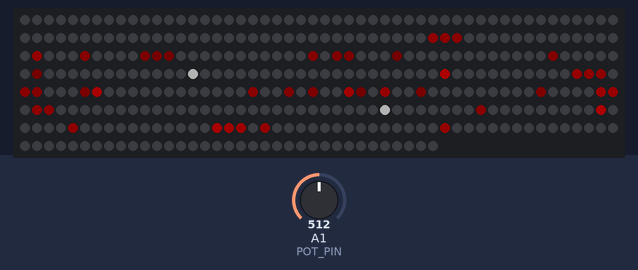
A sketch run on a simulated Arduino Uno, built with avr-gcc and run on an emulated ATmega328P. On the bench: 385 RGB LEDs in strip order, left to right, continuing on the next row. The inputs (shaded band) are chosen by the test bench; at power-on: A1 (POT_PIN) = 512. Dim RGB values are drawn brighter than linear; random numbers use the default seed unless the sketch sets one; what the sketch prints to the serial monitor is not drawn.

Above: at 1.28 s.
1.3 s: A1 (POT_PIN) set to 93
4.3 s: A1 (POT_PIN) set to 306
At 7.08 s:
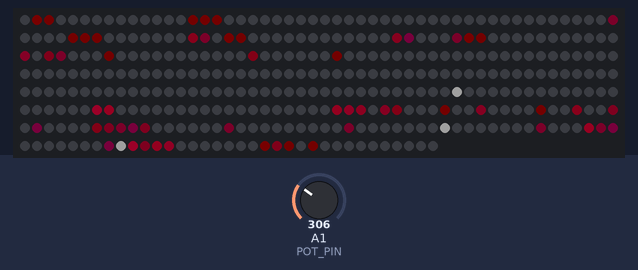
7.3 s: A1 (POT_PIN) set to 122
At 7.98 s:
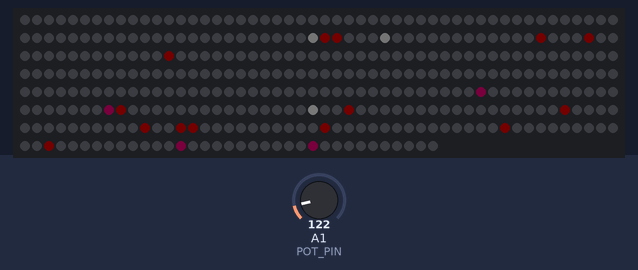
10.2 s: A1 (POT_PIN) set to 0
At 10.29 s:
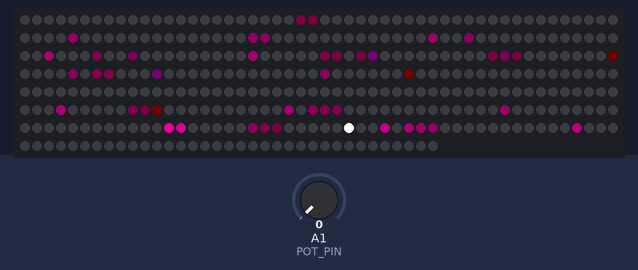

The sketch:

LED_Mask.ino
```cpp
/* THIS IS THE FINAL VERSION OF THIS. REMOVED EVERYTHING BUT THE TREES. NO POT OR BUTTON ON THIS VERSION */


#ifdef __arm__
// should use uinstd.h to define sbrk but Due causes a conflict
extern "C" char* sbrk(int incr);
#else  // __ARM__
extern char *__brkval;
#endif  // __arm__

int freeMemory() {
  char top;
#ifdef __arm__
  return &top - reinterpret_cast<char*>(sbrk(0));
#elif defined(CORE_TEENSY) || (ARDUINO > 103 && ARDUINO != 151)
  return &top - __brkval;
#else  // __arm__
  return __brkval ? &top - __brkval : &top - __malloc_heap_start;
#endif  // __arm__
}

//#include <Adafruit_NeoPixel.h> // 790 bytes
#include <WS2812.h> //783 bytes


// Which pin on the Arduino is connected to the NeoPixels?
#define LED_PIN        6 // On Trinket or Gemma, suggest changing this to 1
#define buttonPin 2
#define MIC_PIN A0
#define POT_PIN A1
#define FLIP_SCREEN true // flip the screen up/down

#define MaxX  24
#define MaxY  20

// How many NeoPixels are attached to the Arduino?
#define NUMPIXELS 385 // Each pixel needs about 3 bytes, so 256 pixels means 768 bytes a bit over 1/3 of the memory on an Uno
int MaxBright = 255; // 0 - 255


#define HUE_ROTATION 0.3; // how quickly we rotate through hues (0.2 is a good number)
#define SPEED 50 // smaller is faster (number of miliseconds between frame, 32 is pretty quick)


// NEW TREE DEFINES

#define MAX_BRANCH_LENGTH 18 // length of branch before it fades 18 is a good number
#define MAX_BRANCHES 15 // Each tree takes about 5 bytes. 20 is a good number
#define TREE_GENERATION_SPEED 15 // speed that new trees are created (smaller is faster) 15 is a good number
#define LOOP_HORZONTAL false
#define WHITE_HEADS true // show a white pixel at the top of each branch
#define JUDDER_REDUCTION 6 // amount to increase chances of trees moving upward (2 means 50/50 chance that the branch won't move up on a particualr frame) 6 is a good number
#define TREE_TYPE 0 // 0 = organic, 1 = digital


int currentSpeed = SPEED;

int lastTreeCreated = 0;

// FACE DEFINES
int facePosX = 0;
int facePosY = 0;

WS2812 LED(NUMPIXELS);
cRGB value;


extern const uint8_t gamma8[];
extern const unsigned char randomnum[];

int debounce = -10;
int buttonState = 0;
int pixelOn = 0;


float globalHue = 0;
unsigned long my_time = 0;
unsigned long next_time = 0;


int getRnd(int rndLoc) {
  rndLoc = rndLoc % 64;
  return randomnum[rndLoc];
}

int rgb_colors[3];

void getRGB(int hue, int sat, int val, int colors[3]);
int getPixelLoc(int x, int y);
void setPixelColor(int loc, int r, int b, int g);


class tree_vector {
  public:
    unsigned char x;
    boolean inUse = false;

    tree_vector(int newtype);
    void render();
    void step();
    boolean isAvailable();
    void spawn(int xPos);
    void destroy();

  private:
    //unsigned char branchGrowthPos[MAX_BRANCH_LENGTH + MaxY]; // make storage for where the branch is going to grow
    unsigned char branchLength = 0;
    unsigned char branchHeight = 0;
    unsigned char luminanceAdj = 100;
    unsigned char startRnd = 0;
    //unsigned char branchAge = 0;

};

tree_vector::tree_vector(int newtype) {
  // type = newtype;
  inUse = false;
}
void tree_vector::spawn(int xPos) {
  x = xPos;
  branchLength = branchHeight = 0;
  luminanceAdj = (rand() % 3) * 25 + (100 - (25 * 2));
  inUse = true;
  startRnd = (rand() % 64);
  //Serial.println("spawn");
}

boolean tree_vector::isAvailable() {
  return !inUse;
}

void tree_vector::render() {
  // render this branch if its inUse
  if (inUse) {
    int rgb_colors[3];
    int tempX, tempY, offsetX, offsetY;
    float tempLum, increment;
    boolean showPixel;
    int rndLoc = startRnd;
    int rndLookup;
    tempX = x;
    tempY = 0;
    tempLum = 0;
    increment = 255 / (float) MAX_BRANCH_LENGTH;
    tempLum = (float)(MAX_BRANCH_LENGTH - branchLength) * increment; // set the starting Luminance (could be negative)

    //Serial.println(" ");
    //Serial.println("------------------");
    for (int i = 0; i <= branchLength; i++) {
      rndLoc += 7;
      showPixel = true;
      //Serial.println("--------");
      //Serial.println(i);
      if (tempLum > -25) {
        //Serial.println(tempLum);
        if (tempX >= MaxX) {
          if (LOOP_HORZONTAL) {
            tempX = tempX - MaxX;
          } else {
            showPixel = false;
          }
        }
        if (tempX < 0 ) {
          if (LOOP_HORZONTAL) {
            tempX = tempX + MaxX;
          } else {
            showPixel = false;
          }
        }
        if (tempY >= MaxY) {
          showPixel = false;
        }
        if (tempY < 0) {
          showPixel = false;
        }
        if (i > branchHeight && branchHeight != 0) {
          showPixel = false;
        }
        if (showPixel) {
          // Serial.println(tempLum);
          if (tempLum > 250 && WHITE_HEADS && luminanceAdj > 70) {
            rgb_colors[0] = rgb_colors[1] = rgb_colors[2] = MaxBright * luminanceAdj / 100;
          } else if (tempLum < 1) {
            rgb_colors[0] = rgb_colors[1] = rgb_colors[2] = 0;
          } else {
            getRGB((int)globalHue, 255, (int) (tempLum * luminanceAdj / 100 * MaxBright / 255), rgb_colors);
          }
          setPixelColor(getPixelLoc(tempX, tempY), pgm_read_byte(&gamma8[rgb_colors[0]]), pgm_read_byte(&gamma8[rgb_colors[1]]), pgm_read_byte(&gamma8[rgb_colors[2]]));
        } else {
          if (branchHeight > i || branchHeight == 0) {
            branchHeight = i;
          } // set to the last item that is off screen
        }
      }
      tempLum += increment; // add brightness into our pixels
      if (branchLength > i && i < MAX_BRANCH_LENGTH + MaxY) {
        // for all but the last branchPart
        if (TREE_TYPE == 0) {  // organic look
          offsetX = getRnd(rndLoc) % 3;
          offsetY = ceil((float)(getRnd(rndLoc + 1) % (JUDDER_REDUCTION + 1)) / JUDDER_REDUCTION) + 1;
          if (offsetX == 0 && offsetY == 1) {
            offsetY++;
          }
          tempX += offsetX - 1;
          tempY += offsetY - 1;


        } else if (TREE_TYPE == 1) { // digital look
          offsetX = getRnd(rndLoc) % 7;
          offsetY = 0;
          offsetX--;
          if (offsetX == 0 || offsetX > 1) {
            offsetY = 1;
            offsetX = 0;
          }
          rndLookup = rndLoc + 2;
          while (getRnd(rndLookup) % 3 > 0) {
            offsetX = getRnd(rndLookup - 2) % 7;
            offsetY = 0;
            offsetX--;
            if (offsetX == 0 || offsetX > 1) {
              offsetY = 1;
              offsetX = 0;
            }
            rndLookup -= 7;
          }
          tempX += offsetX;
          tempY += offsetY;
          /*Serial.print(offsetX);
            Serial.print("/");
            Serial.print(offsetY);
            Serial.print(" : ");*/

        }
      }
    }
  }
  if (branchHeight + MAX_BRANCH_LENGTH < branchLength && branchHeight != 0) {
    // the entire branch is offscreen now
    destroy(); // destroy this branch
  }

}

void tree_vector::step() {
  if (branchLength < MAX_BRANCH_LENGTH + MaxY) {
    //   branchGrowthPos[branchLength] = (newX << 4) | newY;
  } else {
    if (branchHeight == 0) {
      branchHeight = branchLength; // if we're still on screen, but exceeded our space we need to mark it as "complete"
    }
  }
  branchLength++;
}

void tree_vector::destroy() {
  branchLength = 0;
  //branchAge = 0;
  branchHeight = 0;
  inUse = false;
}

tree_vector* TreeVect[MAX_BRANCHES];

void tree_mode() {
  if (rand() % TREE_GENERATION_SPEED < lastTreeCreated) {
    //Serial.println("attempting to create branch");
    generate_branch();
    lastTreeCreated = 0;
  }
  for (int i = 0; i < MAX_BRANCHES; i++) {
    TreeVect[i]->step();
    TreeVect[i]->render();
  }
  lastTreeCreated++;
}

void generate_branch() {
  //generate_branch
  boolean branch_generated = false;
  int xPos = rand() % MaxX;
  for (int i = 0; i < MAX_BRANCHES; i++) {
    if (TreeVect[i]->isAvailable()) {
      TreeVect[i]->spawn(xPos);
      branch_generated = true;
      if ( rand() % 5 > 0 || TREE_TYPE > 0) {
        break;
      }
    }
  }
  if (!branch_generated) {
    //Serial.println("ran out of available branches");
  }
}


//tree_vector TreeVect[1] = {tree_vector(UNUSED_BRANCH)};


void setup() {

  randomSeed(10); // we should find a better seed for this (mic maybe)


  LED.setOutput(LED_PIN);
  Serial.begin(115200);

  for (int i = 0; i < MAX_BRANCHES; i++) {
    TreeVect[i] = new tree_vector(3);
  }

  clearPixels(); // Set all pixel colors to 'off'
  next_time = millis();

  Serial.println("--------------------------------------------");
  Serial.print(" Memory for screen : ");
  Serial.println(NUMPIXELS * 3);
  Serial.print(" Memory for trees : ");
  Serial.println(5 * MAX_BRANCHES);
  Serial.print(" TOTAL  : ");
  Serial.print((5 * MAX_BRANCHES + NUMPIXELS * 3) / 20.48);
  Serial.println("%");
  Serial.println("--------------------------------------------");
  Serial.print(" Available Memory : ");
  Serial.print(freeMemory() / 20.48);
  Serial.print("% (");
  Serial.print(freeMemory());
  Serial.println(" bytes)");
  Serial.println("--------------------------------------------");


}

int getPixelLoc(int x, int y) {

  /*
  THIS IS FOR A STANDARD NEOPIXEL MATRIX

 int loc;

 x = (x + (MaxX * 10)) % MaxX;
  y = (y + (MaxY * 10)) % MaxY;
  loc = x * MaxY;
  if (x % 2 == 1) {
    //odd row
    loc += MaxY - y - 1;
  } else {
    //even row
    loc += y;
  }

   //Serial.println(loc);
  return loc;

  */

  // HANDLE SCREEN ROTATION
  switch (FLIP_SCREEN){
      case 1:
        // UP
        y = MaxY - y;
        break;


  }


  // THIS IS MY MASK LAYOUT
  int JLEDstart[25] = {0, 11, 23, 35, 49, 64, 80, 97, 115, 134, 153, 173, 193, 213, 233, 252, 270, 288, 305, 321, 336, 350, 362, 374,386}; // STARTING LED NUMBER FOR EACH COLUMN
  short JLEDoffset[24] = {2, 2, 2, 1, 1, 1, 1, 0, 0, 0, 0, 0, 0, 0, 0, 0, 0, 1, 1, 1, 1, 2, 2, 2}; // OFFSET FOR EACH COLUMN (how far down to the first actual LED

  int JLEDnumber = y-JLEDoffset[x]; // Rough estimate by taking my Y and subtracting the offset (basically aligns the vertical).
  if (JLEDnumber > -1){ // make sure we're not trying to write to a pixel in the dead area above the column
    JLEDnumber+=JLEDstart[x]; // add in the start position to get the actual pixel number
    if (JLEDnumber > JLEDstart[x+1]){ // make sure that it's not in the dead area under the column (if the LED number is in the next column, then we shouldn't be writing to it
      return -1; // return -1 for pixels we can ignore
    }
    return JLEDnumber;
  } else {
    return -1;
  }
 }


void setPixelColor(int loc, int r, int b, int g) {
  //.pixels.setPixelColor(loc, pixels.Color(r,g,b));
  if (loc > -1 && loc < NUMPIXELS){ // only load this in if it's a valid LED
    value.r = r;
    value.g = g;
    value.b = b;
    LED.set_crgb_at(loc, value);
  }
}

void showPixels() {
  //pixels.show();
  LED.sync();
  //*LED.ws2812_port_reg |= LED.pinMask;
  //LED.ws2812_sendarray_mask(LED.pixels,3*LED.count_led,LED.pinMask,(uint8_t*) LED.ws2812_port,(uint8_t*) LED.ws2812_port_reg );
}

void clearPixels() {
  //pixels.clear();
  value.r = value.g = value.b = 0;
  for (int i = 0; i < NUMPIXELS; i++)
  {
    LED.set_crgb_at(i, value);
  }
  // Sends the data to the LEDs
  LED.sync();
}

void test_mode() {
  int rgb_colors[3];
  getRGB((int)globalHue, 255, MaxBright, rgb_colors);


  setPixelColor(getPixelLoc(rand() % MaxX, rand() % MaxY), pgm_read_byte(&gamma8[rgb_colors[0]]), pgm_read_byte(&gamma8[rgb_colors[1]]), pgm_read_byte(&gamma8[rgb_colors[2]]));
  setPixelColor(getPixelLoc(rand() % MaxX, rand() % MaxY), 0, 0, 0);

}


/****************************************************************************************
 *                                                                                      *
                                         MAIN LOOP
 *                                                                                      *
 ****************************************************************************************/

void loop() {

  my_time = millis();
  if (next_time < my_time) {
    next_time = my_time + currentSpeed;

    globalHue += HUE_ROTATION;
    if (globalHue < 0 ) {
      globalHue += 360;
    }
    if (globalHue > 359) {
      globalHue -= 360;
    }
    //Serial.println(globalHue);

    tree_mode();


    MaxBright = (analogRead(POT_PIN) / 2.5);
    if (MaxBright > 255 || analogRead(POT_PIN) == 0) { // use pot to control brightness. If it's disconnected just set to max.
      MaxBright = 255;
    }

    //Serial.println(potVal);

    showPixels();   // Send the updated pixel colors to the hardware.
    currentSpeed = SPEED;
  }
}


void getRGB(int hue, int sat, int val, int colors[3]) {
  /* convert hue, saturation and brightness ( HSB/HSV ) to RGB
     The dim_curve is used only on brightness/value and on saturation (inverted).
     This looks the most natural.
  */
  val = (val + 256 * 10) % 256; // normalize the values (make sure they're in the 0-255 range
  sat = (sat + 256 * 10) % 256; // normalize the values (make sure they're in the 0-359 range
  hue = (hue + 360 * 10) % 360; // normalize the values (make sure they're in the 0-255 range
  int r;
  int g;
  int b;
  int base;

  if (sat == 0) { // Acromatic color (gray). Hue doesn't mind.
    colors[0] = val;
    colors[1] = val;
    colors[2] = val;
  } else  {

    base = ((255 - sat) * val) >> 8;

    switch (hue / 60) {
      case 0:
        r = val;
        g = (((val - base) * hue) / 60) + base;
        b = base;
        break;

      case 1:
        r = (((val - base) * (60 - (hue % 60))) / 60) + base;
        g = val;
        b = base;
        break;

      case 2:
        r = base;
        g = val;
        b = (((val - base) * (hue % 60)) / 60) + base;
        break;

      case 3:
        r = base;
        g = (((val - base) * (60 - (hue % 60))) / 60) + base;
        b = val;
        break;

      case 4:
        r = (((val - base) * (hue % 60)) / 60) + base;
        g = base;
        b = val;
        break;

      case 5:
        r = val;
        g = base;
        b = (((val - base) * (60 - (hue % 60))) / 60) + base;
        break;
    }

    colors[0] = r;
    colors[1] = g;
    colors[2] = b;
  }
}

const unsigned char randomnum[] = {229, 55, 137, 246, 237, 162, 73, 119, 181, 32, 30, 10, 142, 242, 208, 32, 120, 75, 34, 37, 7, 133, 16, 190, 53, 147, 50, 82, 110, 11, 76, 47, 235, 233, 61, 232, 189, 252, 37, 105, 66, 73, 225, 24, 33, 35, 161, 195, 45, 135, 189, 138, 32, 103, 166, 250, 118, 217, 54, 113, 51, 221, 124, 142};

const uint8_t PROGMEM gamma8[] = {
  0,  0,  0,  0,  0,  0,  0,  0,  0,  0,  0,  0,  0,  0,  0,  0,
  0,  0,  0,  0,  0,  0,  0,  0,  0,  0,  0,  0,  1,  1,  1,  1,
  1,  1,  1,  1,  1,  1,  1,  1,  1,  2,  2,  2,  2,  2,  2,  2,
  2,  3,  3,  3,  3,  3,  3,  3,  4,  4,  4,  4,  4,  5,  5,  5,
  5,  6,  6,  6,  6,  7,  7,  7,  7,  8,  8,  8,  9,  9,  9, 10,
  10, 10, 11, 11, 11, 12, 12, 13, 13, 13, 14, 14, 15, 15, 16, 16,
  17, 17, 18, 18, 19, 19, 20, 20, 21, 21, 22, 22, 23, 24, 24, 25,
  25, 26, 27, 27, 28, 29, 29, 30, 31, 32, 32, 33, 34, 35, 35, 36,
  37, 38, 39, 39, 40, 41, 42, 43, 44, 45, 46, 47, 48, 49, 50, 50,
  51, 52, 54, 55, 56, 57, 58, 59, 60, 61, 62, 63, 64, 66, 67, 68,
  69, 70, 72, 73, 74, 75, 77, 78, 79, 81, 82, 83, 85, 86, 87, 89,
  90, 92, 93, 95, 96, 98, 99, 101, 102, 104, 105, 107, 109, 110, 112, 114,
  115, 117, 119, 120, 122, 124, 126, 127, 129, 131, 133, 135, 137, 138, 140, 142,
  144, 146, 148, 150, 152, 154, 156, 158, 160, 162, 164, 167, 169, 171, 173, 175,
  177, 180, 182, 184, 186, 189, 191, 193, 196, 198, 200, 203, 205, 208, 210, 213,
  215, 218, 220, 223, 225, 228, 231, 233, 236, 239, 241, 244, 247, 249, 252, 255
};
```
